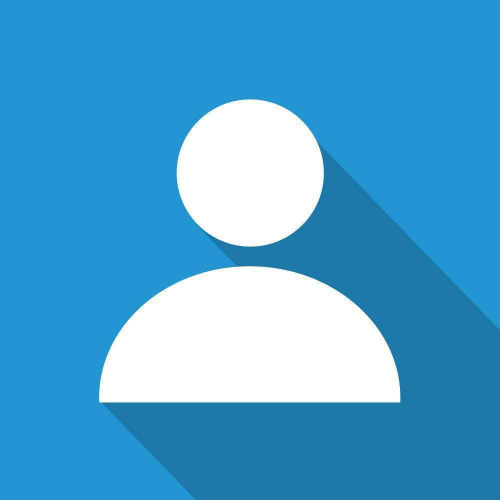
#> input picture physicalYbImage/profile.jpg, 1000 x 1000 px, found by its file name (shown at 1/2 size)
$ python -i views.py   (imports and definitions only)
#> lines starting #> are read from the running program, lines starting #| are printed output that depends on the picture
import json
from django.http import HttpResponse
from django.views.decorators.csrf import csrf_exempt
from PIL import Image, ImageChops
import requests
from io import BytesIO
import numpy as np
import os
from concurrent.futures import ThreadPoolExecutor

# Function to download image


def download_image(url):
    response = requests.get(url)
    if response.status_code == 200:
        return Image.open(BytesIO(response.content))
#> returned value is the input picture: PIL image 1000x1000 RGB; mean R, G, B 77.8, 162.4, 210.1
    return None

# Function to compare images using Mean Squared Error (MSE)


# [13 lines left out: function compare_images, not called in this run]

# Function to resize image


def resize_image(image, max_size=100):
#> called with max_size = 100
    if max(image.size) > max_size:
        aspect_ratio = float(image.size[0]) / float(image.size[1])
#> aspect_ratio = 1
        new_width = max_size if aspect_ratio >= 1 else int(
            max_size * aspect_ratio)
#> new_width = 100
        new_height = max_size if aspect_ratio <= 1 else int(
            max_size / aspect_ratio)
#> new_height = 100
        image = image.resize((new_width, new_height), Image.LANCZOS)
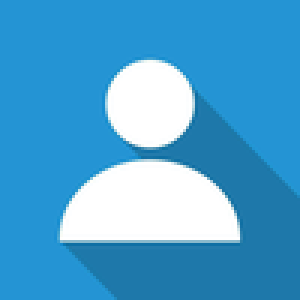
#> image: PIL image 100x100 RGB (shown 3 times larger); mean R, G, B 77.5, 162.3, 210
    return image

# Main function to process posts


# [20 lines left out: function process_post, not called in this run]


def process_profiles(profile):
    comparisonImageUrlProfile = "https://yearbook.sarc-iitb.org/api/Impression_Images/user_1128/profile.jpg"
    comparisonImageProfile = resize_image(
        download_image(comparisonImageUrlProfile))
    comparisonImageUrl = "https://yearbook.sarc-iitb.org/api/Impression_Images/user_6/img4.png"
    comparisonImage = resize_image(download_image(comparisonImageUrl))

    image_url1 = f'https://yearbook.sarc-iitb.org{profile["img1"]}'
    image_url2 = f'https://yearbook.sarc-iitb.org{profile["img2"]}'
    image_url3 = f'https://yearbook.sarc-iitb.org{profile["img3"]}'
    image_url4 = f'https://yearbook.sarc-iitb.org{profile["img4"]}'
    profile_url = f'https://yearbook.sarc-iitb.org{profile["profile_image"]}'

    with ThreadPoolExecutor() as executor:
        future_image1 = executor.submit(download_image, image_url1)
        future_image2 = executor.submit(download_image, image_url2)
        future_image3 = executor.submit(download_image, image_url3)
        future_image4 = executor.submit(download_image, image_url4)
        future_profile_img = executor.submit(download_image, profile_url)

    image = resize_image(future_image1.result())

    if compare_images(comparisonImage, image):
        profile['img1'] = "1"
    else:
        profile['img1'] = f'https://yearbook.sarc-iitb.org{profile["img1"]}'

    image = resize_image(future_image2.result())

    if compare_images(comparisonImage, image):
        profile['img2'] = "2"
    else:
        profile['img2'] = f'https://yearbook.sarc-iitb.org{profile["img2"]}'

    image = resize_image(future_image3.result())

    if compare_images(comparisonImage, image):
        profile['img3'] = "3"
    else:
        profile['img3'] = f'https://yearbook.sarc-iitb.org{profile["img3"]}'

    image = resize_image(future_image4.result())

    if compare_images(comparisonImage, image):
        profile['img4'] = "https://gumlet.assettype.com/swarajya/2019-01/49a7ca7e-01e7-4a68-be86-3fe045ddce33/1001552_416581841795760_2032923202_n.jpg?w=1200&auto=format%2Ccompress&ogImage=true"
    else:
        profile['img4'] = f'https://yearbook.sarc-iitb.org{profile["img4"]}'

    image = resize_image(future_profile_img.result())

    if compare_images(comparisonImageProfile, image):
        profile['profile_image'] = "https://media.istockphoto.com/id/1451587807/vector/user-profile-icon-vector-avatar-or-person-icon-profile-picture-portrait-symbol-vector.jpg?s=612x612&w=0&k=20&c=yDJ4ITX1cHMh25Lt1vI1zBn2cAKKAlByHBvPJ8gEiIg="
    else:
        profile['profile_image'] = f'https://yearbook.sarc-iitb.org{profile["profile_image"]}'

    return profile


# [28 lines left out: functions feed, profile, not called in this run]

#> (the run stopped early here; a loop or call above may not have finished)
